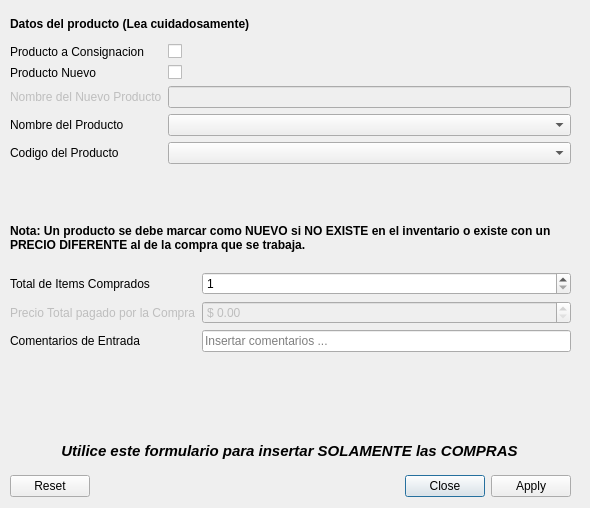
<?xml version="1.0" encoding="UTF-8"?>
<ui version="4.0">
 <class>Dialog_purchases_form</class>
 <widget class="QDialog" name="Dialog_purchases_form">
  <property name="windowModality">
   <enum>Qt::ApplicationModal</enum>
  </property>
  <property name="geometry">
   <rect>
    <x>0</x>
    <y>0</y>
    <width>590</width>
    <height>508</height>
   </rect>
  </property>
  <property name="windowTitle">
   <string>Formulario de Compras</string>
  </property>
  <property name="windowIcon">
   <iconset>
    <normaloff>icon.png</normaloff>icon.png</iconset>
  </property>
  <property name="sizeGripEnabled">
   <bool>false</bool>
  </property>
  <property name="modal">
   <bool>false</bool>
  </property>
  <widget class="QDialogButtonBox" name="buttonBox">
   <property name="geometry">
    <rect>
     <x>10</x>
     <y>470</y>
     <width>561</width>
     <height>32</height>
    </rect>
   </property>
   <property name="orientation">
    <enum>Qt::Horizontal</enum>
   </property>
   <property name="standardButtons">
    <set>QDialogButtonBox::Apply|QDialogButtonBox::Close|QDialogButtonBox::Reset</set>
   </property>
  </widget>
  <widget class="QWidget" name="verticalLayoutWidget_5">
   <property name="geometry">
    <rect>
     <x>10</x>
     <y>10</y>
     <width>561</width>
     <height>421</height>
    </rect>
   </property>
   <layout class="QVBoxLayout" name="verticalLayout_5">
    <item>
     <widget class="QLabel" name="label">
      <property name="sizePolicy">
       <sizepolicy hsizetype="Preferred" vsizetype="Fixed">
        <horstretch>0</horstretch>
        <verstretch>0</verstretch>
       </sizepolicy>
      </property>
      <property name="font">
       <font>
        <weight>75</weight>
        <bold>true</bold>
       </font>
      </property>
      <property name="text">
       <string>Datos del producto (Lea cuidadosamente)</string>
      </property>
      <property name="wordWrap">
       <bool>true</bool>
      </property>
     </widget>
    </item>
    <item>
     <layout class="QFormLayout" name="formLayout">
      <item row="3" column="0">
       <widget class="QLabel" name="nombreDelItemIncrementadoLabel">
        <property name="text">
         <string>Nombre del Producto</string>
        </property>
       </widget>
      </item>
      <item row="3" column="1">
       <widget class="QComboBox" name="nombreDelItemIncrementadoComboBox">
        <property name="duplicatesEnabled">
         <bool>true</bool>
        </property>
       </widget>
      </item>
      <item row="4" column="0">
       <widget class="QLabel" name="codigoDelItemIncrementadoLabel">
        <property name="text">
         <string>Codigo del Producto</string>
        </property>
       </widget>
      </item>
      <item row="4" column="1">
       <widget class="QComboBox" name="codigoDelItemIncrementadoComboBox">
        <property name="duplicatesEnabled">
         <bool>true</bool>
        </property>
       </widget>
      </item>
      <item row="1" column="0">
       <widget class="QLabel" name="nuevoItemMarcarCuandoEsUnNuevoProductoLabel">
        <property name="text">
         <string>Producto Nuevo</string>
        </property>
       </widget>
      </item>
      <item row="1" column="1">
       <widget class="QCheckBox" name="nuevoItemPurchaseCheckBox"/>
      </item>
      <item row="2" column="0">
       <widget class="QLabel" name="nombreDelItemCompradoLabel">
        <property name="enabled">
         <bool>false</bool>
        </property>
        <property name="text">
         <string>Nombre del Nuevo Producto</string>
        </property>
       </widget>
      </item>
      <item row="2" column="1">
       <widget class="QLineEdit" name="nombreDelItemCompradoLineEdit">
        <property name="enabled">
         <bool>false</bool>
        </property>
       </widget>
      </item>
      <item row="0" column="0">
       <widget class="QLabel" name="itemAConsignacionLabel">
        <property name="text">
         <string>Producto a Consignacion</string>
        </property>
       </widget>
      </item>
      <item row="0" column="1">
       <widget class="QCheckBox" name="itemAConsignacionCheckBox"/>
      </item>
     </layout>
    </item>
    <item>
     <widget class="QLabel" name="label_2">
      <property name="sizePolicy">
       <sizepolicy hsizetype="Preferred" vsizetype="Fixed">
        <horstretch>0</horstretch>
        <verstretch>0</verstretch>
       </sizepolicy>
      </property>
      <property name="font">
       <font>
        <weight>75</weight>
        <bold>true</bold>
       </font>
      </property>
      <property name="text">
       <string>Nota: Un producto se debe marcar como NUEVO si NO EXISTE en el inventario o existe con un PRECIO DIFERENTE al de la compra que se trabaja.</string>
      </property>
      <property name="wordWrap">
       <bool>true</bool>
      </property>
     </widget>
    </item>
    <item>
     <layout class="QFormLayout" name="formLayout_purchases">
      <item row="0" column="0">
       <widget class="QLabel" name="totalDeItemsCompradosLabel">
        <property name="text">
         <string>Total de Items Comprados</string>
        </property>
       </widget>
      </item>
      <item row="0" column="1">
       <widget class="QSpinBox" name="totalDeItemsCompradosSpinBox">
        <property name="showGroupSeparator" stdset="0">
         <bool>true</bool>
        </property>
        <property name="minimum">
         <number>1</number>
        </property>
        <property name="maximum">
         <number>10000</number>
        </property>
       </widget>
      </item>
      <item row="1" column="0">
       <widget class="QLabel" name="precioTotalPagadoPorLaCompraLabel">
        <property name="enabled">
         <bool>false</bool>
        </property>
        <property name="text">
         <string>Precio Total pagado por la Compra</string>
        </property>
       </widget>
      </item>
      <item row="1" column="1">
       <widget class="QDoubleSpinBox" name="precioTotalPagadoPorLaCompraDoubleSpinBox">
        <property name="enabled">
         <bool>false</bool>
        </property>
        <property name="showGroupSeparator" stdset="0">
         <bool>true</bool>
        </property>
        <property name="prefix">
         <string>$ </string>
        </property>
        <property name="maximum">
         <double>1000000.000000000000000</double>
        </property>
       </widget>
      </item>
      <item row="2" column="0">
       <widget class="QLabel" name="comentariosDeEntradaLabel">
        <property name="text">
         <string>Comentarios de Entrada</string>
        </property>
       </widget>
      </item>
      <item row="2" column="1">
       <widget class="QLineEdit" name="comentariosDeEntradaLineEdit">
        <property name="placeholderText">
         <string>Insertar comentarios ...</string>
        </property>
       </widget>
      </item>
     </layout>
    </item>
   </layout>
  </widget>
  <widget class="QLabel" name="label_5">
   <property name="enabled">
    <bool>true</bool>
   </property>
   <property name="geometry">
    <rect>
     <x>10</x>
     <y>430</y>
     <width>559</width>
     <height>42</height>
    </rect>
   </property>
   <property name="sizePolicy">
    <sizepolicy hsizetype="Preferred" vsizetype="Fixed">
     <horstretch>0</horstretch>
     <verstretch>0</verstretch>
    </sizepolicy>
   </property>
   <property name="font">
    <font>
     <pointsize>11</pointsize>
     <weight>75</weight>
     <italic>true</italic>
     <bold>true</bold>
     <stylestrategy>PreferDefault</stylestrategy>
    </font>
   </property>
   <property name="text">
    <string>Utilice este formulario para insertar SOLAMENTE las COMPRAS</string>
   </property>
   <property name="alignment">
    <set>Qt::AlignCenter</set>
   </property>
   <property name="wordWrap">
    <bool>true</bool>
   </property>
  </widget>
 </widget>
 <resources/>
 <connections>
  <connection>
   <sender>buttonBox</sender>
   <signal>accepted()</signal>
   <receiver>Dialog_purchases_form</receiver>
   <slot>accept()</slot>
   <hints>
    <hint type="sourcelabel">
     <x>248</x>
     <y>254</y>
    </hint>
    <hint type="destinationlabel">
     <x>157</x>
     <y>274</y>
    </hint>
   </hints>
  </connection>
  <connection>
   <sender>buttonBox</sender>
   <signal>rejected()</signal>
   <receiver>Dialog_purchases_form</receiver>
   <slot>reject()</slot>
   <hints>
    <hint type="sourcelabel">
     <x>316</x>
     <y>260</y>
    </hint>
    <hint type="destinationlabel">
     <x>286</x>
     <y>274</y>
    </hint>
   </hints>
  </connection>
 </connections>
</ui>
